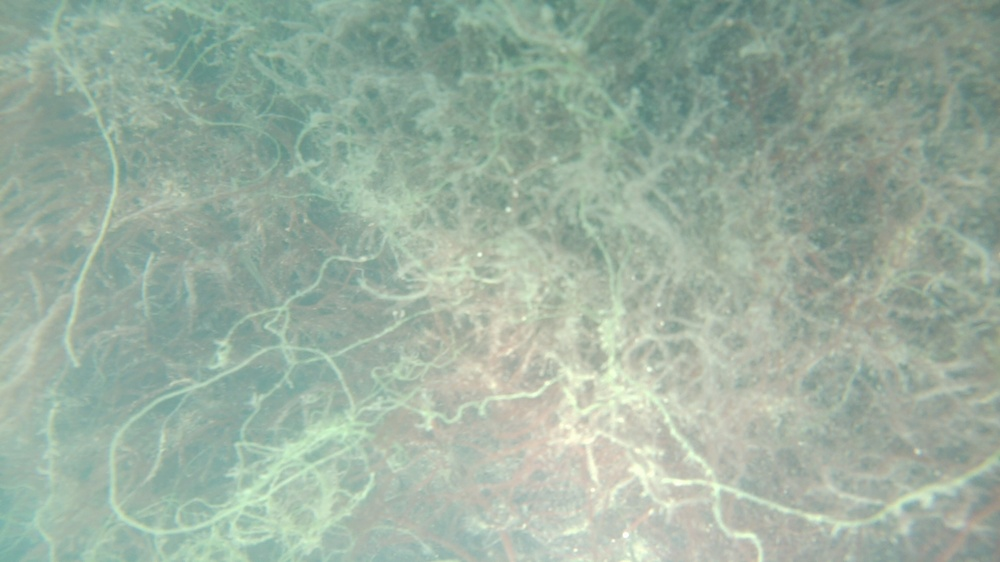
#> input picture ros2_ws/src/nautilus_perception/nautilus_perception/data/test/test_image.jpg, 1000 x 562 px, shrunk from 1920 x 1080 before the run
$ python -i contrast_tweaker.py   (imports and definitions only)   (older library calls are emulated)
#> lines starting #> are read from the running program, lines starting #| are printed output that depends on the picture
#> further down, picture is the input picture: shape (562, 1000, 3); mean B, G, R 159.8, 175, 155.2
import cv2
import numpy as np
import os
from utils import list_images, save_image

def apply_CLAHE(image, clip_limit=2, tile_grid_size=(8, 8)):
    # Convert to LAB (luminance + color)
#> called with clip_limit = 2, tile_grid_size = (8, 8)
    lab = cv2.cvtColor(image, cv2.COLOR_BGR2LAB)
#> lab: shape (562, 1000, 3); mean of channels 0, 1, 2 177.4, 118.2, 133.5
    l, a, b = cv2.split(lab)
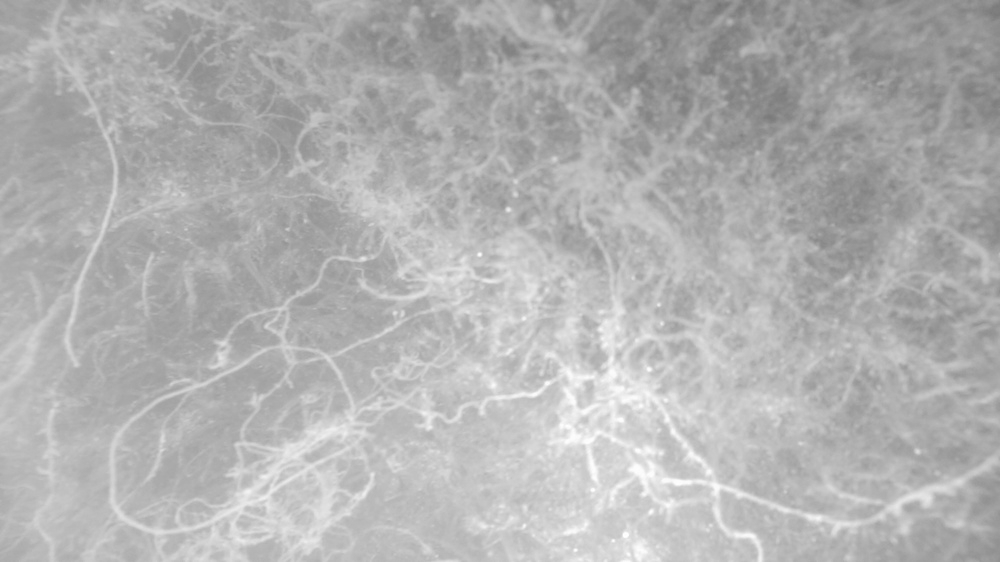
#> l: shape (562, 1000); min 117, max 255, mean 177.4
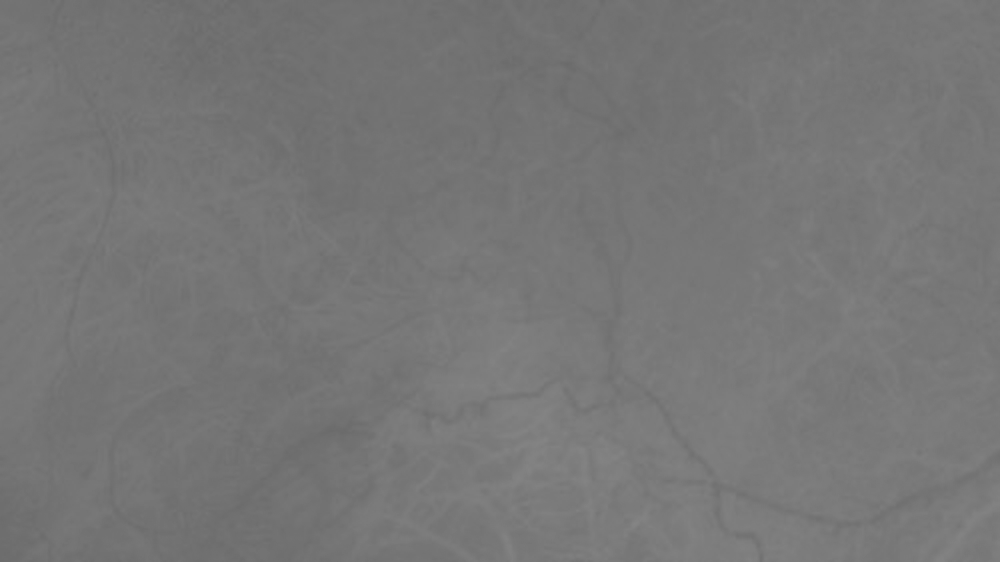
#> a: shape (562, 1000); min 106, max 133, mean 118.2
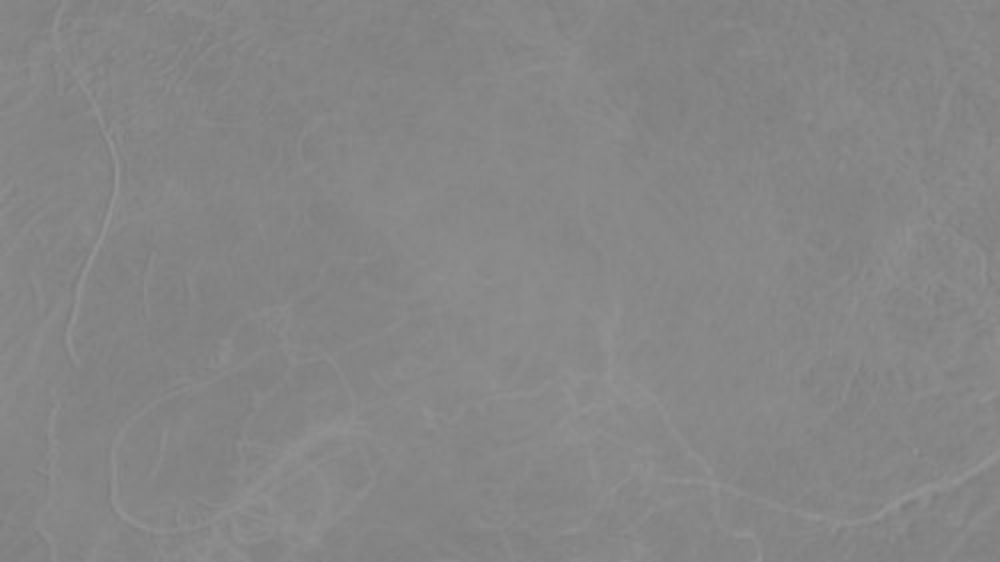
#> b: shape (562, 1000); min 123, max 148, mean 133.5

    clahe = cv2.createCLAHE(clipLimit=clip_limit, tileGridSize=tile_grid_size)

    l_eq = clahe.apply(l)
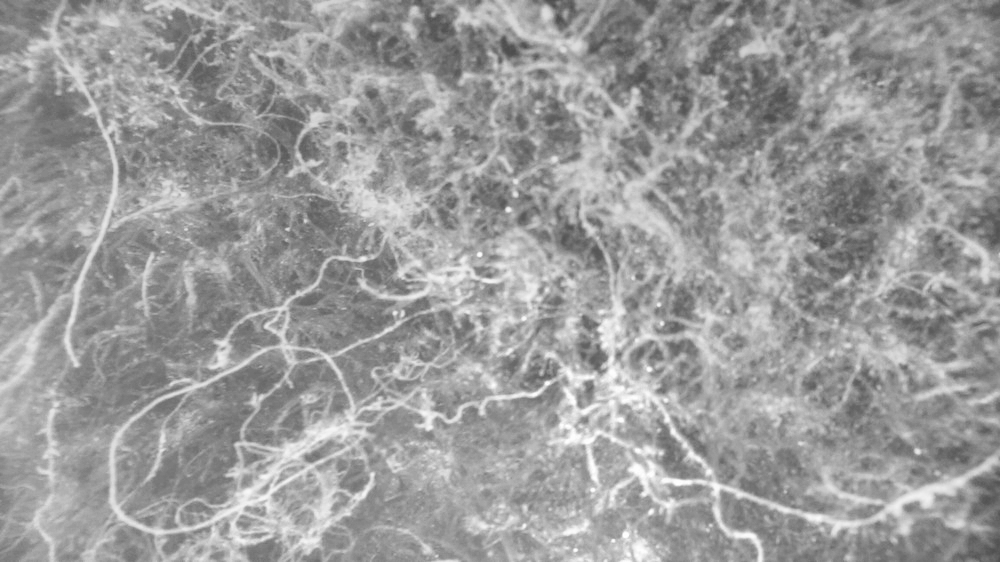
#> l_eq: shape (562, 1000); min 75, max 255, mean 155.4

    lab_eq = cv2.merge((l_eq, a, b))
#> lab_eq: shape (562, 1000, 3); mean of channels 0, 1, 2 155.4, 118.2, 133.5
    result = cv2.cvtColor(lab_eq, cv2.COLOR_LAB2BGR)
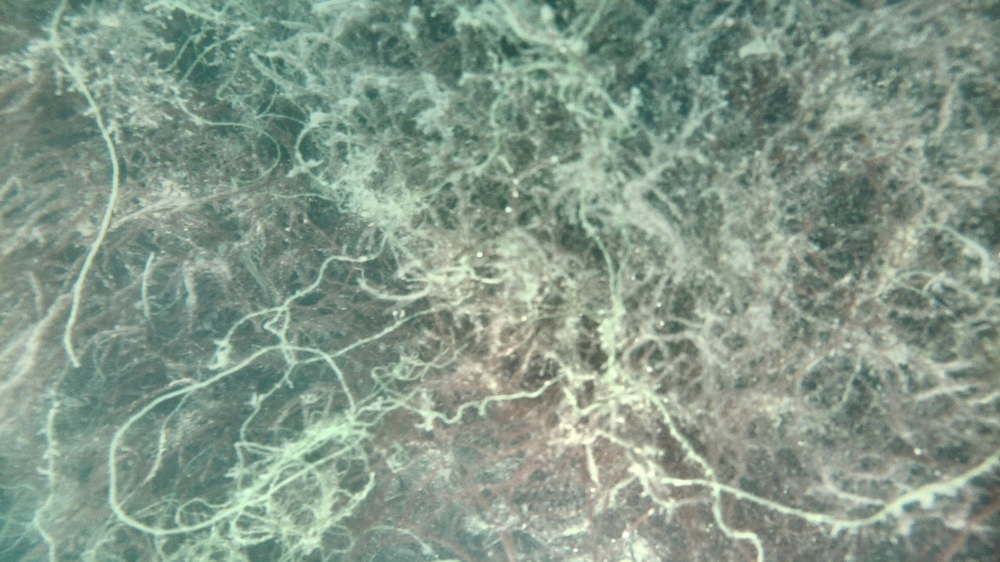
#> result: shape (562, 1000, 3); mean B, G, R 137.5, 152.4, 133.1
    return result

def process_contrast():
    input_folder = os.path.join(os.getcwd(), "data", "processed")
    output_folder = os.path.join(os.getcwd(), "data", "processed4")
    os.makedirs(output_folder, exist_ok=True)

    for path in list_images(input_folder):
        img = cv2.imread(path)
        enhanced = apply_CLAHE(img)
        filename = os.path.basename(path)
        save_image(os.path.join(output_folder, f"clahe_{filename}"), enhanced)

def laplacian_sharpen(image, alpha=0.1):
    gray = cv2.cvtColor(image, cv2.COLOR_BGR2GRAY)
    lap = cv2.Laplacian(gray, cv2.CV_64F, ksize=3)
    lap_norm = cv2.normalize(lap, None, 0, 255, cv2.NORM_MINMAX).astype(np.uint8)
    lap_colored = cv2.cvtColor(lap_norm, cv2.COLOR_GRAY2BGR)

    sharpened = cv2.addWeighted(image, 1.0, lap_colored, -alpha, 0)
    return sharpened

# [2 lines not run here, left out]

>>> import cv2
>>> picture = cv2.imread('../nautilus_perception/data/test/test_image.jpg')
>>> result = apply_CLAHE(picture)
